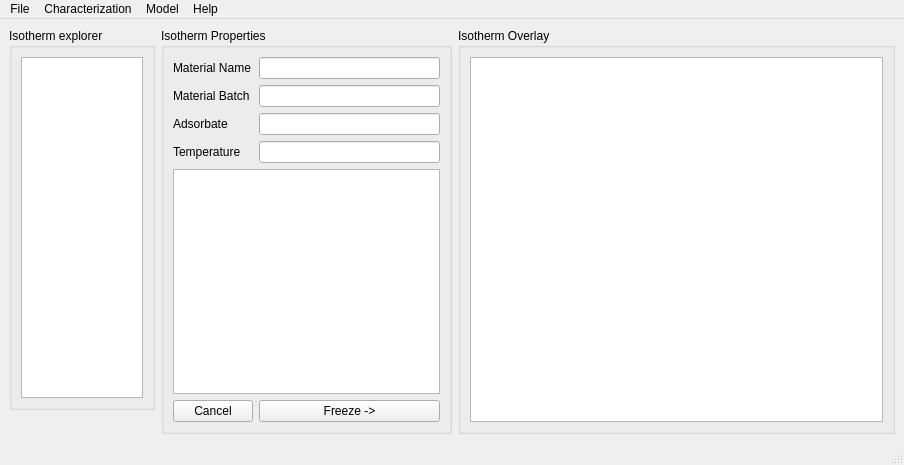
<?xml version="1.0" encoding="UTF-8"?>
<ui version="4.0">
 <class>MainWindow</class>
 <widget class="QMainWindow" name="MainWindow">
  <property name="geometry">
   <rect>
    <x>0</x>
    <y>0</y>
    <width>904</width>
    <height>465</height>
   </rect>
  </property>
  <property name="sizePolicy">
   <sizepolicy hsizetype="Preferred" vsizetype="Preferred">
    <horstretch>2</horstretch>
    <verstretch>0</verstretch>
   </sizepolicy>
  </property>
  <property name="windowTitle">
   <string>pyGAPS-gui</string>
  </property>
  <property name="windowIcon">
   <iconset>
    <normaloff>:/res/designer/icons/01_Warning_48x48.png</normaloff>:/res/designer/icons/01_Warning_48x48.png</iconset>
  </property>
  <widget class="QWidget" name="centralwidget">
   <layout class="QGridLayout" name="gridLayout">
    <item row="0" column="11" rowspan="5">
     <widget class="QGroupBox" name="graphGroup">
      <property name="sizePolicy">
       <sizepolicy hsizetype="Preferred" vsizetype="Expanding">
        <horstretch>3</horstretch>
        <verstretch>0</verstretch>
       </sizepolicy>
      </property>
      <property name="title">
       <string>Isotherm Overlay</string>
      </property>
      <layout class="QGridLayout" name="gridLayout_3">
       <item row="0" column="0">
        <widget class="QGraphicsView" name="graphicsView"/>
       </item>
      </layout>
     </widget>
    </item>
    <item row="0" column="0">
     <widget class="QGroupBox" name="explorerGroup_2">
      <property name="sizePolicy">
       <sizepolicy hsizetype="Expanding" vsizetype="Preferred">
        <horstretch>1</horstretch>
        <verstretch>0</verstretch>
       </sizepolicy>
      </property>
      <property name="title">
       <string>Isotherm explorer</string>
      </property>
      <layout class="QGridLayout" name="explorerGroup">
       <item row="0" column="0">
        <widget class="QListView" name="isoExplorer">
         <property name="sizePolicy">
          <sizepolicy hsizetype="Expanding" vsizetype="Expanding">
           <horstretch>0</horstretch>
           <verstretch>0</verstretch>
          </sizepolicy>
         </property>
         <property name="editTriggers">
          <set>QAbstractItemView::NoEditTriggers</set>
         </property>
         <property name="selectionMode">
          <enum>QAbstractItemView::MultiSelection</enum>
         </property>
        </widget>
       </item>
      </layout>
     </widget>
    </item>
    <item row="0" column="10" rowspan="5">
     <widget class="QGroupBox" name="propertiesGroup">
      <property name="sizePolicy">
       <sizepolicy hsizetype="Expanding" vsizetype="Expanding">
        <horstretch>2</horstretch>
        <verstretch>0</verstretch>
       </sizepolicy>
      </property>
      <property name="title">
       <string>Isotherm Properties</string>
      </property>
      <layout class="QGridLayout" name="gridLayout_2">
       <item row="2" column="1">
        <widget class="QLineEdit" name="adsorbateLineEdit"/>
       </item>
       <item row="3" column="0">
        <widget class="QLabel" name="temperatureLabel">
         <property name="text">
          <string>Temperature</string>
         </property>
        </widget>
       </item>
       <item row="3" column="1">
        <widget class="QLineEdit" name="temperatureLineEdit"/>
       </item>
       <item row="4" column="0" colspan="2">
        <widget class="QTextBrowser" name="textBrowser"/>
       </item>
       <item row="1" column="1">
        <widget class="QLineEdit" name="materialBatchLineEdit"/>
       </item>
       <item row="0" column="1">
        <widget class="QLineEdit" name="materialNameLineEdit"/>
       </item>
       <item row="1" column="0">
        <widget class="QLabel" name="materialBatchLabel">
         <property name="text">
          <string>Material Batch</string>
         </property>
        </widget>
       </item>
       <item row="2" column="0">
        <widget class="QLabel" name="adsorbateLabel">
         <property name="text">
          <string>Adsorbate</string>
         </property>
        </widget>
       </item>
       <item row="0" column="0">
        <widget class="QLabel" name="materialNameLabel">
         <property name="text">
          <string>Material Name</string>
         </property>
        </widget>
       </item>
       <item row="5" column="0">
        <widget class="QPushButton" name="cancelButton">
         <property name="text">
          <string>Cancel</string>
         </property>
        </widget>
       </item>
       <item row="5" column="1">
        <widget class="QPushButton" name="okButton">
         <property name="sizePolicy">
          <sizepolicy hsizetype="Minimum" vsizetype="Fixed">
           <horstretch>0</horstretch>
           <verstretch>0</verstretch>
          </sizepolicy>
         </property>
         <property name="text">
          <string>Freeze -&gt;</string>
         </property>
        </widget>
       </item>
      </layout>
     </widget>
    </item>
   </layout>
  </widget>
  <widget class="QMenuBar" name="menubar">
   <property name="geometry">
    <rect>
     <x>0</x>
     <y>0</y>
     <width>904</width>
     <height>21</height>
    </rect>
   </property>
   <widget class="QMenu" name="menuFile">
    <property name="title">
     <string>File</string>
    </property>
    <addaction name="actionOpen"/>
    <addaction name="actionSave"/>
    <addaction name="separator"/>
    <addaction name="actionQuit"/>
   </widget>
   <widget class="QMenu" name="menuCharact">
    <property name="title">
     <string>Characterization</string>
    </property>
    <addaction name="actionBET_Surface_Area"/>
    <addaction name="actionLangmuir_Surface_Area"/>
    <addaction name="separator"/>
    <addaction name="actiont_plot"/>
    <addaction name="actionalpha_s_plot"/>
    <addaction name="separator"/>
    <addaction name="actionMicroporous_PSD"/>
    <addaction name="actionMesoporous_PSD"/>
    <addaction name="actionDFT_Kernel_PSD"/>
   </widget>
   <widget class="QMenu" name="menuHelp">
    <property name="title">
     <string>Help</string>
    </property>
    <addaction name="actionAbout"/>
   </widget>
   <widget class="QMenu" name="menuModel">
    <property name="title">
     <string>Model</string>
    </property>
    <addaction name="actionModel_By"/>
    <addaction name="actionGuess_Model"/>
   </widget>
   <addaction name="menuFile"/>
   <addaction name="menuCharact"/>
   <addaction name="menuModel"/>
   <addaction name="menuHelp"/>
  </widget>
  <widget class="QStatusBar" name="statusbar"/>
  <action name="actionOpen">
   <property name="icon">
    <iconset resource="resources.qrc">
     <normaloff>:/res/icons/10_Search_48x48.png</normaloff>:/res/icons/10_Search_48x48.png</iconset>
   </property>
   <property name="text">
    <string>Open</string>
   </property>
  </action>
  <action name="actionSave">
   <property name="icon">
    <iconset resource="resources.qrc">
     <normaloff>:/res/icons/04_Save_48x48.png</normaloff>:/res/icons/04_Save_48x48.png</iconset>
   </property>
   <property name="text">
    <string>Save</string>
   </property>
  </action>
  <action name="actionQuit">
   <property name="icon">
    <iconset resource="resources.qrc">
     <normaloff>:/res/icons/14_Delete_48x48.png</normaloff>:/res/icons/14_Delete_48x48.png</iconset>
   </property>
   <property name="text">
    <string>Quit</string>
   </property>
  </action>
  <action name="actionAbout">
   <property name="icon">
    <iconset resource="resources.qrc">
     <normaloff>:/res/icons/15_Tick_48x48.png</normaloff>:/res/icons/15_Tick_48x48.png</iconset>
   </property>
   <property name="text">
    <string>About</string>
   </property>
  </action>
  <action name="actionBET_Surface_Area">
   <property name="text">
    <string>BET Surface Area</string>
   </property>
  </action>
  <action name="actionLangmuir_Surface_Area">
   <property name="text">
    <string>Langmuir Surface Area</string>
   </property>
  </action>
  <action name="actiont_plot">
   <property name="text">
    <string>t-plot</string>
   </property>
  </action>
  <action name="actionalpha_s_plot">
   <property name="text">
    <string>alpha-s plot</string>
   </property>
  </action>
  <action name="actionMicroporous_PSD">
   <property name="text">
    <string>Microporous PSD</string>
   </property>
  </action>
  <action name="actionMesoporous_PSD">
   <property name="text">
    <string>Mesoporous PSD</string>
   </property>
  </action>
  <action name="actionDFT_Kernel_PSD">
   <property name="text">
    <string>DFT Kernel PSD</string>
   </property>
  </action>
  <action name="actionModel_By">
   <property name="text">
    <string>Model Using</string>
   </property>
  </action>
  <action name="actionGuess_Model">
   <property name="text">
    <string>Model Guess</string>
   </property>
  </action>
 </widget>
 <resources>
  <include location="resources.qrc"/>
 </resources>
 <connections/>
</ui>
